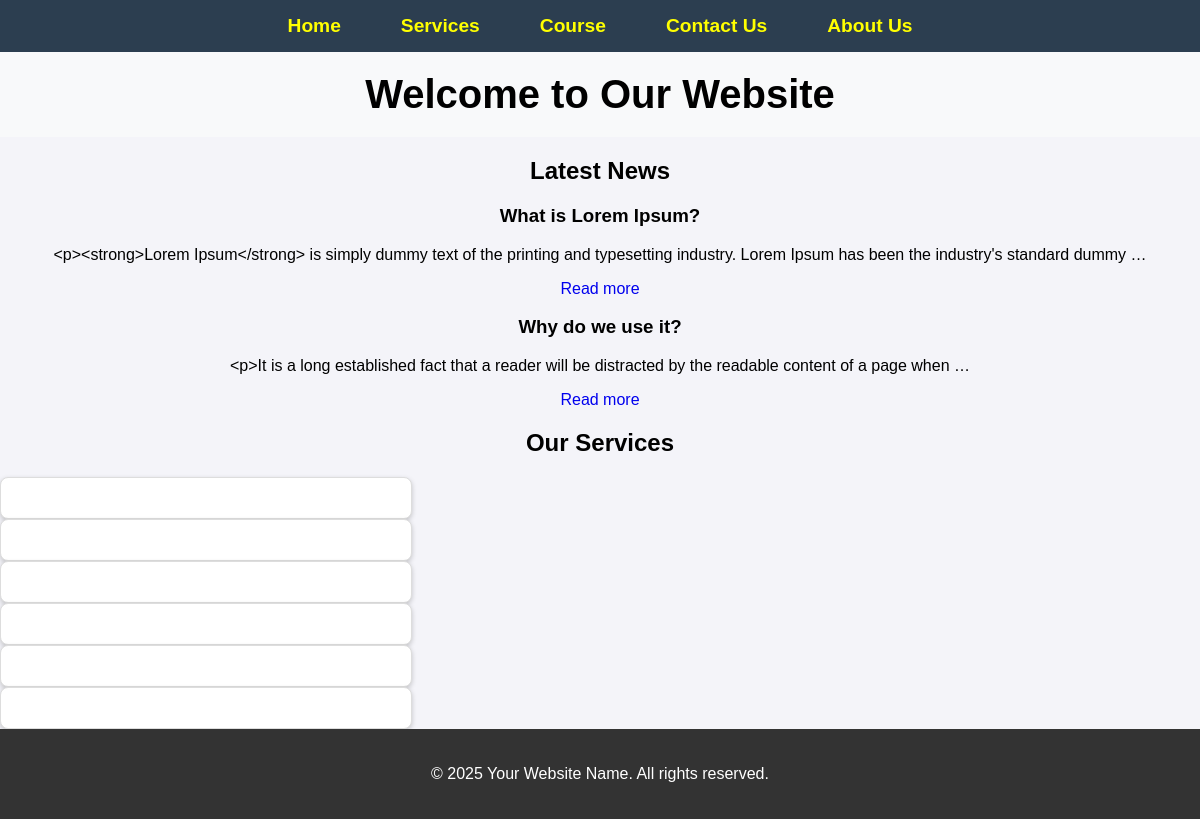
The page / on the database its author committed.
### news/models.py (models this page shows, shortened)
class News(models.Model):
    news_title = models.CharField(max_length=200)
    news_desc = models.TextField(max_length=100)
    slug = models.SlugField(unique=True)
    content = models.TextField()
    news_image = models.FileField(upload_to="news/", max_length=250, null=True, default=None)

### service/models.py (models this page shows, shortened)
class Service(models.Model):
    service_title = models.CharField(max_length=100)
    service_icon = models.CharField(max_length=50)  # e.g., Font Awesome icon classes
    service_desc = models.TextField()

### system/views.py (the view)
# urls.py: 2. Add a URL to urlpatterns:  path('', views.home, name='home')
def home(request):
    news_list = News.objects.all()  # Fetch news items
    services = Service.objects.all()  # Fetch service items
    context = {
        'news_list': news_list,
        'services': services,
        'current_year': datetime.now().year
    }
    return render(request, 'home.html', context)

### templates/home.html (shortened to what this page needs)
{% extends "base.html" %}
{% load static %}
{% block content %}
<nav>
    <ul>
        <li><a href="{% url 'home' %}">Home</a></li>
        <li><a href="{% url 'services' %}">Services</a></li>
        <li><a href="{% url 'course' %}">Course</a></li>
        <li><a href="{% url 'contact' %}">Contact Us</a></li>
        <li><a href="{% url 'aboutus' %}">About Us</a></li>
    </ul>
</nav>
<header>
    <h1>Welcome to Our Website</h1>
</header>
<section>
    <h2>Latest News</h2>
    <div class="news">
        {% for news in news_list %}
            <div class="news-item">
                <h3>{{ news.news_title }}</h3>
                <p>{{ news.news_desc|truncatewords:20 }}</p>
                <a href="{% url 'news_detail' pk=news.id %}">Read more</a>
            </div>
        {% empty %}
            <p>No news available at the moment.</p>
        {% endfor %}
    </div>
</section>
<section>
    <h2>Our Services</h2>
    <div class="services">
        {% for service in services %}
            <div class="service-item">
            </div>
        {% empty %}
            <p>No services available at the moment.</p>
        {% endfor %}
    </div>
</section>
<footer>
    <p>&copy; {{ current_year }} Your Website Name. All rights reserved.</p>
</footer>
{% endblock %}

### static/css/style.css (style rules this page uses)
body { font-family: Arial, sans-serif; margin: 0; padding: 0; text-align: center; background-color: #f4f4f9; display: flex; flex-direction: column; min-height: 100vh; }
body, ul, li, a { margin: 0; padding: 0; list-style: none; text-decoration: none; }
header { background-color: #f8f9fa; padding: 10px; text-align: center; }
header h1 { font-size: 2.5em; font-weight: bold; margin: 10px 0; }
nav { width: 100%; background-color: #2c3e50; padding: 15px 0; box-shadow: 0px 4px 8px rgba(0, 0, 0, 0.2); }
nav ul { display: flex; justify-content: center; gap: 20px; }
nav ul li a { color: yellow; padding: 10px 20px; font-size: 1.2em; font-weight: bold; border-radius: 4px; transition: background-color 0.3s ease, color 0.3s ease; }
.service-item { border: 1px solid #ddd; box-shadow: 0 2px 5px rgba(0, 0, 0, 0.2); padding: 15px; width: calc(33.333% - 20px); border-radius: 8px; text-align: center; background-color: #fff; }
footer { background-color: #333; color: #fff; padding: 20px; text-align: center; margin-top: auto; }

### rows shown on the page
News: news_title "What is Lorem Ipsum?", news_desc "<p><strong>Lorem Ipsum</strong> is simply dummy text of the printing and typesetting industry. Lorem Ipsum has been the industry's standard dummy …"
News: news_title "Why do we use it?", news_desc "<p>It is a long established fact that a reader will be distracted by the readable content of a page when …"
